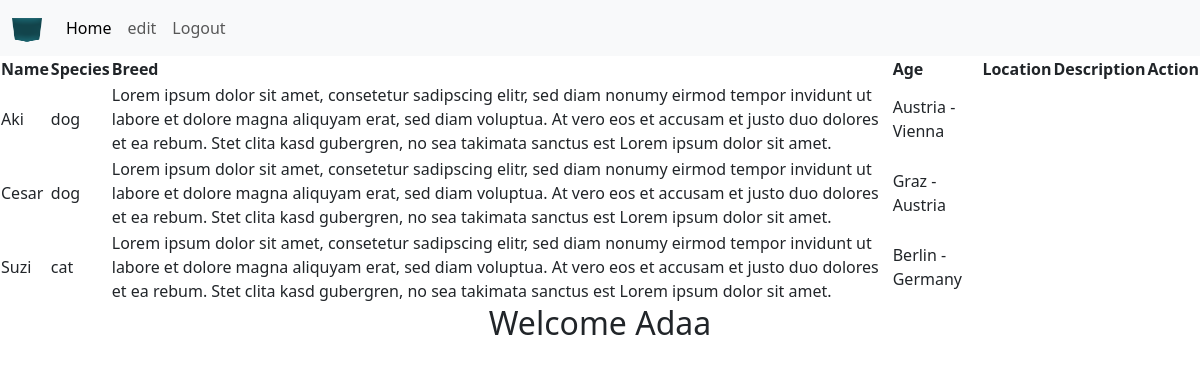
The page /home.php (signed in) on the database its author committed.
### tables this page shows
CREATE TABLE `users` (
  `id` int(11) NOT NULL,
  `username` varchar(255) NOT NULL,
  `password` varchar(255) NOT NULL,
  `email` varchar(255) NOT NULL,
  `registration_date` date DEFAULT curdate(),
  `pictures` varchar(255) DEFAULT NULL,
  `role` enum('user','admin') DEFAULT 'user'
);

CREATE TABLE `pets` (
  `id` int(11) NOT NULL,
  `name` varchar(255) DEFAULT NULL,
  `species` enum('dog','cat','bird','hamster','fish') DEFAULT NULL,
  `description` text DEFAULT NULL,
  `location` varchar(255) DEFAULT NULL,
  `added_by` int(11) DEFAULT NULL,
  `breed` varchar(100) DEFAULT 'No Breed',
  `status` enum('not adopted','adopted','pending') DEFAULT 'not adopted',
  `age` int(11) NOT NULL,
  `image` varchar(150) DEFAULT 'avatar.jpg',
  `size` enum('small','medium','big') NOT NULL
);

### home.php (the view, shortened to what this page needs)
<?php
    require_once "db_connect.php";
    $sql = "SELECT * FROM users WHERE id = {$_SESSION["user"]}";
    $result = mysqli_query($connection, $sql);
    $row = mysqli_fetch_assoc($result);
$query = "SELECT * FROM pets";
$result = $connection->query($query);
?>
<!DOCTYPE html>
<html lang="en">
<head>
    <link href="https://cdn.jsdelivr.net/npm/bootstrap@5.3.0/dist/css/bootstrap.min.css" rel="stylesheet">
</head>
<body>
    <nav class="navbar navbar-expand-lg bg-body-tertiary">
        <div class="container-fluid">
            <a class="navbar-brand" href="#">
                <img src="pictures/<?= $row["pictures"] ?>" alt="user pic" width="30" height="24">
            </a>
            <ul class="navbar-nav me-auto mb-2 mb-lg-0">
                <li class="nav-item">
                    <a class="nav-link active" aria-current="page" href="#">Home</a>
                </li>
                <li class="nav-item">
                <a class="nav-link" href="user_auth/update.php?id=<?= $row["id"] ?>">edit</a>
                </li>
                <li class="nav-item">
                    <a class="nav-link" href="user_auth/logout.php?logout">Logout</a>
                </li>
            </ul>
        </div>
    </nav>
    <table>
    <thead>
        <tr>
            <th>Name</th>
            <th>Species</th>
            <th>Breed</th>
            <th>Age</th>
            <th>Location</th>
            <th>Description</th>
            <th>Action</th>
        </tr>
    </thead>
    <tbody>
        <?php while($petRow = $result->fetch_assoc()): ?>
            <tr>
                <td><?= $petRow['name'] ?></td>
                <td><?= $petRow['species'] ?></td>
                <td><?= $petRow['description'] ?></td>
                <td><?= $petRow['location'] ?></td>
            </tr>
        <?php endwhile; ?>
    </tbody>
</table>
    <h2 class="text-center">Welcome <?= $row["username"] ?></h2>
</body>
</html>

### rows shown on the page
users: pictures (picture), username "Adaa"
pets: name "Aki", species "dog", description "Lorem ipsum dolor sit amet, consetetur sadipscing elitr, sed diam nonumy eirmod tempor invidunt ut labore et dolore magna aliquyam erat, sed diam voluptua. At vero eos et accusam et justo duo dolores et ea rebum. Stet clita kasd gubergren, no sea takimata sanctus est Lorem ipsum dolor sit amet.", location "Austria -Vienna"
pets: name "Cesar", species "dog", description "Lorem ipsum dolor sit amet, consetetur sadipscing elitr, sed diam nonumy eirmod tempor invidunt ut labore et dolore magna aliquyam erat, sed diam voluptua. At vero eos et accusam et justo duo dolores et ea rebum. Stet clita kasd gubergren, no sea takimata sanctus est Lorem ipsum dolor sit amet.", location "Graz - Austria"
pets: name "Suzi", species "cat", description "Lorem ipsum dolor sit amet, consetetur sadipscing elitr, sed diam nonumy eirmod tempor invidunt ut labore et dolore magna aliquyam erat, sed diam voluptua. At vero eos et accusam et justo duo dolores et ea rebum. Stet clita kasd gubergren, no sea takimata sanctus est Lorem ipsum dolor sit amet.", location "Berlin - Germany"
